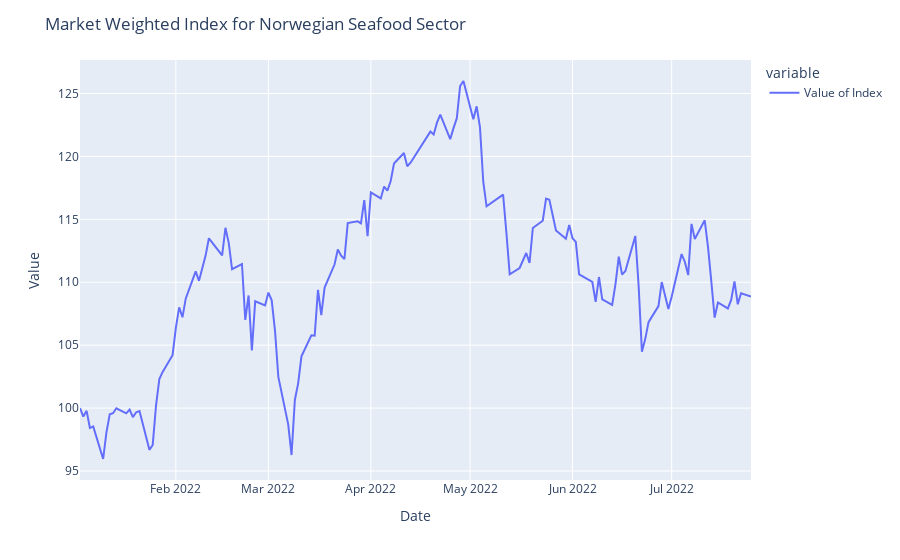

Notebook cell for this chart:
### Code cell
fig = px.line(df_index_market_weighted, y=df_index_market_weighted.columns)
fig.update_layout(
        title="Market Weighted Index for Norwegian Seafood Sector",
        xaxis_title="Date",
        yaxis_title="Value"
    )
fig.show()

### Figure 1 — Plotly figure (JSON) as saved in the notebook; plotly's stock layout.template omitted (floating-point values rounded to 4 significant figures; data arrays with more than 128 entries replaced by an {"elided": "..."} marker saying what was removed)
{"data": [{"hovertemplate": "variable=Value of Index<br>Date=%{x}<br>value=%{y}<extra></extra>", "legendgroup": "Value of Index", "line": {"color": "#636efa", "dash": "solid"}, "marker": {"symbol": "circle"}, "mode": "lines", "name": "Value of Index", "orientation": "v", "showlegend": true, "type": "scatter", "x": {"elided": "140 str values"}, "xaxis": "x", "y": {"elided": "140 float values"}, "yaxis": "y"}], "layout": {"legend": {"title": {"text": "variable"}, "tracegroupgap": 0}, "margin": {"t": 60}, "title": {"text": "Market Weighted Index for Norwegian Seafood Sector"}, "xaxis": {"anchor": "y", "domain": [0, 1], "title": {"text": "Date"}}, "yaxis": {"anchor": "x", "domain": [0, 1], "title": {"text": "Value"}}}}
